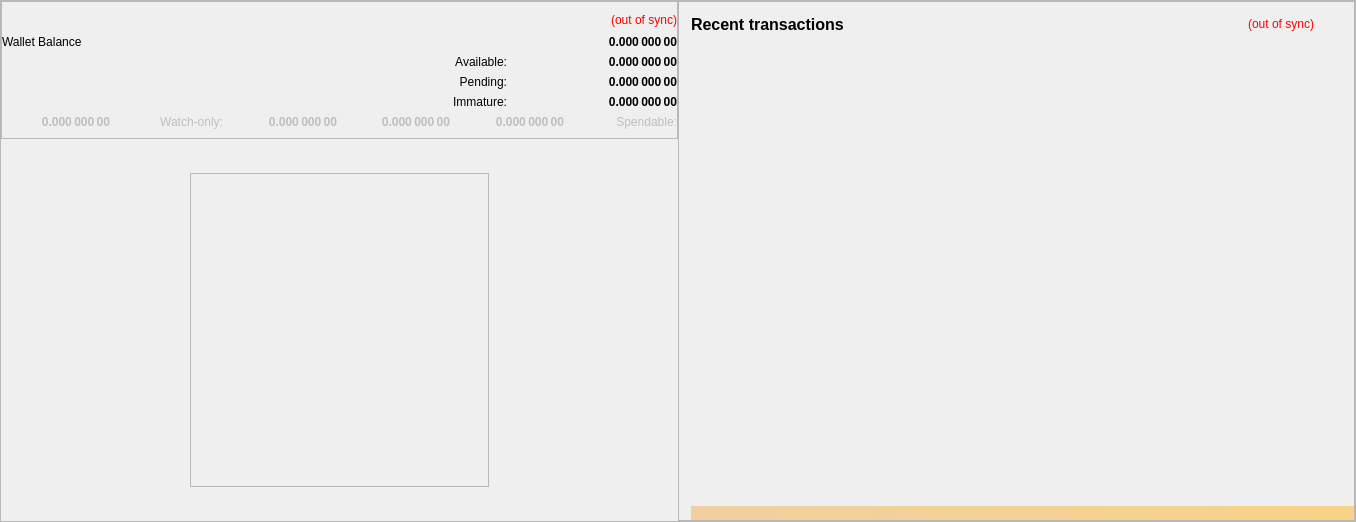
<?xml version="1.0" encoding="UTF-8"?>
<ui version="4.0">
 <class>OverviewPage</class>
 <widget class="QWidget" name="OverviewPage">
  <property name="geometry">
   <rect>
    <x>0</x>
    <y>0</y>
    <width>1356</width>
    <height>522</height>
   </rect>
  </property>
  <property name="minimumSize">
   <size>
    <width>960</width>
    <height>0</height>
   </size>
  </property>
  <property name="font">
   <font>
    <weight>50</weight>
    <bold>false</bold>
   </font>
  </property>
  <property name="windowTitle">
   <string>Form</string>
  </property>
  <layout class="QVBoxLayout" name="topLayout" stretch="0">
   <property name="leftMargin">
    <number>0</number>
   </property>
   <property name="topMargin">
    <number>0</number>
   </property>
   <property name="rightMargin">
    <number>0</number>
   </property>
   <property name="bottomMargin">
    <number>0</number>
   </property>
   <item>
    <widget class="QFrame" name="frame_BG">
     <property name="minimumSize">
      <size>
       <width>850</width>
       <height>0</height>
      </size>
     </property>
     <property name="maximumSize">
      <size>
       <width>16777215</width>
       <height>16777215</height>
      </size>
     </property>
     <property name="frameShape">
      <enum>QFrame::StyledPanel</enum>
     </property>
     <property name="frameShadow">
      <enum>QFrame::Raised</enum>
     </property>
     <layout class="QVBoxLayout" name="verticalLayout_3" stretch="0">
      <property name="leftMargin">
       <number>0</number>
      </property>
      <property name="topMargin">
       <number>0</number>
      </property>
      <property name="rightMargin">
       <number>0</number>
      </property>
      <property name="bottomMargin">
       <number>0</number>
      </property>
      <item>
       <layout class="QVBoxLayout" name="verticalLayout_Master" stretch="1">
        <property name="leftMargin">
         <number>0</number>
        </property>
        <property name="topMargin">
         <number>0</number>
        </property>
        <property name="rightMargin">
         <number>0</number>
        </property>
        <property name="bottomMargin">
         <number>0</number>
        </property>
        <item>
         <widget class="QFrame" name="frame_Content">
          <layout class="QVBoxLayout" name="verticalLayout_Content">
           <property name="leftMargin">
            <number>0</number>
           </property>
           <property name="topMargin">
            <number>0</number>
           </property>
           <property name="rightMargin">
            <number>0</number>
           </property>
           <property name="bottomMargin">
            <number>0</number>
           </property>
           <item>
            <layout class="QHBoxLayout" name="horizontalLayout_Content" stretch="1,1">
             <property name="spacing">
              <number>0</number>
             </property>
             <item>
              <layout class="QVBoxLayout" name="verticalLayout_left" stretch="0,1">
               <item>
                <widget class="QFrame" name="frameBalances">
                 <property name="enabled">
                  <bool>true</bool>
                 </property>
                 <property name="frameShape">
                  <enum>QFrame::StyledPanel</enum>
                 </property>
                 <property name="frameShadow">
                  <enum>QFrame::Raised</enum>
                 </property>
                 <layout class="QVBoxLayout" name="verticalLayout_4">
                  <property name="leftMargin">
                   <number>0</number>
                  </property>
                  <property name="rightMargin">
                   <number>0</number>
                  </property>
                  <item>
                   <layout class="QHBoxLayout" name="hlBalancesHeader" stretch="0,0">
                    <property name="spacing">
                     <number>6</number>
                    </property>
                    <property name="sizeConstraint">
                     <enum>QLayout::SetFixedSize</enum>
                    </property>
                    <item>
                     <widget class="QLabel" name="labelBalances">
                      <property name="minimumSize">
                       <size>
                        <width>0</width>
                        <height>0</height>
                       </size>
                      </property>
                      <property name="font">
                       <font>
                        <pointsize>12</pointsize>
                        <weight>75</weight>
                        <bold>true</bold>
                       </font>
                      </property>
                      <property name="text">
                       <string/>
                      </property>
                     </widget>
                    </item>
                    <item>
                     <widget class="QLabel" name="labelWalletStatus">
                      <property name="cursor">
                       <cursorShape>WhatsThisCursor</cursorShape>
                      </property>
                      <property name="toolTip">
                       <string>The displayed information may be out of date. Your wallet automatically synchronizes with the PRACTICE1 network after a connection is established, but this process has not completed yet.</string>
                      </property>
                      <property name="styleSheet">
                       <string notr="true">QLabel { color: red; }</string>
                      </property>
                      <property name="text">
                       <string notr="true">(out of sync)</string>
                      </property>
                      <property name="alignment">
                       <set>Qt::AlignRight|Qt::AlignTrailing|Qt::AlignVCenter</set>
                      </property>
                     </widget>
                    </item>
                   </layout>
                  </item>
                  <item>
                   <layout class="QHBoxLayout" name="horizontalLayout">
                    <property name="spacing">
                     <number>0</number>
                    </property>
                    <item>
                     <widget class="QLabel" name="labelTotalText">
                      <property name="text">
                       <string>Wallet Balance</string>
                      </property>
                      <property name="textInteractionFlags">
                       <set>Qt::NoTextInteraction</set>
                      </property>
                     </widget>
                    </item>
                    <item>
                     <widget class="QLabel" name="labelTotal">
                      <property name="font">
                       <font>
                        <weight>75</weight>
                        <bold>true</bold>
                       </font>
                      </property>
                      <property name="cursor">
                       <cursorShape>ArrowCursor</cursorShape>
                      </property>
                      <property name="toolTip">
                       <string>Your current spendable balance</string>
                      </property>
                      <property name="text">
                       <string notr="true">0.000 000 00</string>
                      </property>
                      <property name="alignment">
                       <set>Qt::AlignRight|Qt::AlignTrailing|Qt::AlignVCenter</set>
                      </property>
                      <property name="textInteractionFlags">
                       <set>Qt::NoTextInteraction</set>
                      </property>
                     </widget>
                    </item>
                   </layout>
                  </item>
                  <item>
                   <layout class="QHBoxLayout" name="horizontalLayout_3">
                    <item>
                     <widget class="QLabel" name="label_2">
                      <property name="text">
                       <string/>
                      </property>
                     </widget>
                    </item>
                    <item>
                     <widget class="QLabel" name="label">
                      <property name="text">
                       <string/>
                      </property>
                     </widget>
                    </item>
                    <item>
                     <widget class="QLabel" name="labelBalanceText">
                      <property name="text">
                       <string>Available:</string>
                      </property>
                      <property name="alignment">
                       <set>Qt::AlignRight|Qt::AlignTrailing|Qt::AlignVCenter</set>
                      </property>
                      <property name="textInteractionFlags">
                       <set>Qt::NoTextInteraction</set>
                      </property>
                     </widget>
                    </item>
                    <item>
                     <widget class="QLabel" name="labelBalance">
                      <property name="font">
                       <font>
                        <weight>75</weight>
                        <bold>true</bold>
                       </font>
                      </property>
                      <property name="cursor">
                       <cursorShape>ArrowCursor</cursorShape>
                      </property>
                      <property name="toolTip">
                       <string>Your current total balance</string>
                      </property>
                      <property name="text">
                       <string notr="true">0.000 000 00</string>
                      </property>
                      <property name="alignment">
                       <set>Qt::AlignRight|Qt::AlignTrailing|Qt::AlignVCenter</set>
                      </property>
                      <property name="textInteractionFlags">
                       <set>Qt::NoTextInteraction</set>
                      </property>
                     </widget>
                    </item>
                   </layout>
                  </item>
                  <item>
                   <layout class="QHBoxLayout" name="horizontalLayout_4">
                    <item>
                     <widget class="QLabel" name="label_5">
                      <property name="text">
                       <string/>
                      </property>
                     </widget>
                    </item>
                    <item>
                     <widget class="QLabel" name="label_3">
                      <property name="text">
                       <string/>
                      </property>
                     </widget>
                    </item>
                    <item>
                     <widget class="QLabel" name="labelPendingText">
                      <property name="text">
                       <string>Pending:</string>
                      </property>
                      <property name="alignment">
                       <set>Qt::AlignRight|Qt::AlignTrailing|Qt::AlignVCenter</set>
                      </property>
                      <property name="textInteractionFlags">
                       <set>Qt::NoTextInteraction</set>
                      </property>
                     </widget>
                    </item>
                    <item>
                     <widget class="QLabel" name="labelUnconfirmed">
                      <property name="font">
                       <font>
                        <weight>75</weight>
                        <bold>true</bold>
                       </font>
                      </property>
                      <property name="cursor">
                       <cursorShape>ArrowCursor</cursorShape>
                      </property>
                      <property name="toolTip">
                       <string>Total of transactions that have yet to be confirmed, and do not yet count toward the spendable balance</string>
                      </property>
                      <property name="text">
                       <string notr="true">0.000 000 00</string>
                      </property>
                      <property name="alignment">
                       <set>Qt::AlignRight|Qt::AlignTrailing|Qt::AlignVCenter</set>
                      </property>
                      <property name="textInteractionFlags">
                       <set>Qt::NoTextInteraction</set>
                      </property>
                     </widget>
                    </item>
                   </layout>
                  </item>
                  <item>
                   <layout class="QHBoxLayout" name="horizontalLayout_6">
                    <item>
                     <widget class="QLabel" name="label_7">
                      <property name="text">
                       <string/>
                      </property>
                     </widget>
                    </item>
                    <item>
                     <widget class="QLabel" name="label_6">
                      <property name="text">
                       <string/>
                      </property>
                     </widget>
                    </item>
                    <item>
                     <widget class="QLabel" name="labelImmatureText">
                      <property name="text">
                       <string>Immature:</string>
                      </property>
                      <property name="alignment">
                       <set>Qt::AlignRight|Qt::AlignTrailing|Qt::AlignVCenter</set>
                      </property>
                      <property name="textInteractionFlags">
                       <set>Qt::NoTextInteraction</set>
                      </property>
                     </widget>
                    </item>
                    <item>
                     <widget class="QLabel" name="labelImmature">
                      <property name="font">
                       <font>
                        <weight>75</weight>
                        <bold>true</bold>
                       </font>
                      </property>
                      <property name="cursor">
                       <cursorShape>ArrowCursor</cursorShape>
                      </property>
                      <property name="toolTip">
                       <string>Staked or masternode rewards that has not yet matured</string>
                      </property>
                      <property name="text">
                       <string notr="true">0.000 000 00</string>
                      </property>
                      <property name="alignment">
                       <set>Qt::AlignRight|Qt::AlignTrailing|Qt::AlignVCenter</set>
                      </property>
                      <property name="textInteractionFlags">
                       <set>Qt::NoTextInteraction</set>
                      </property>
                     </widget>
                    </item>
                   </layout>
                  </item>
                  <item>
                   <layout class="QHBoxLayout" name="horizontalLayout_7">
                    <item>
                     <widget class="QLabel" name="labelWatchTotal">
                      <property name="enabled">
                       <bool>false</bool>
                      </property>
                      <property name="font">
                       <font>
                        <weight>75</weight>
                        <bold>true</bold>
                       </font>
                      </property>
                      <property name="cursor">
                       <cursorShape>ArrowCursor</cursorShape>
                      </property>
                      <property name="toolTip">
                       <string>Current total balance in watch-only addresses</string>
                      </property>
                      <property name="text">
                       <string notr="true">0.000 000 00</string>
                      </property>
                      <property name="alignment">
                       <set>Qt::AlignRight|Qt::AlignTrailing|Qt::AlignVCenter</set>
                      </property>
                      <property name="textInteractionFlags">
                       <set>Qt::NoTextInteraction</set>
                      </property>
                     </widget>
                    </item>
                    <item>
                     <widget class="QLabel" name="labelWatchonly">
                      <property name="enabled">
                       <bool>false</bool>
                      </property>
                      <property name="text">
                       <string>Watch-only:</string>
                      </property>
                      <property name="alignment">
                       <set>Qt::AlignRight|Qt::AlignTrailing|Qt::AlignVCenter</set>
                      </property>
                     </widget>
                    </item>
                    <item>
                     <widget class="QLabel" name="labelWatchImmature">
                      <property name="enabled">
                       <bool>false</bool>
                      </property>
                      <property name="font">
                       <font>
                        <weight>75</weight>
                        <bold>true</bold>
                       </font>
                      </property>
                      <property name="cursor">
                       <cursorShape>ArrowCursor</cursorShape>
                      </property>
                      <property name="toolTip">
                       <string>Staked or masternode rewards in watch-only addresses that has not yet matured</string>
                      </property>
                      <property name="text">
                       <string notr="true">0.000 000 00</string>
                      </property>
                      <property name="alignment">
                       <set>Qt::AlignRight|Qt::AlignTrailing|Qt::AlignVCenter</set>
                      </property>
                      <property name="textInteractionFlags">
                       <set>Qt::NoTextInteraction</set>
                      </property>
                     </widget>
                    </item>
                    <item>
                     <widget class="QLabel" name="labelWatchPending">
                      <property name="enabled">
                       <bool>false</bool>
                      </property>
                      <property name="font">
                       <font>
                        <weight>75</weight>
                        <bold>true</bold>
                       </font>
                      </property>
                      <property name="cursor">
                       <cursorShape>ArrowCursor</cursorShape>
                      </property>
                      <property name="toolTip">
                       <string>Unconfirmed transactions to watch-only addresses</string>
                      </property>
                      <property name="text">
                       <string notr="true">0.000 000 00</string>
                      </property>
                      <property name="alignment">
                       <set>Qt::AlignRight|Qt::AlignTrailing|Qt::AlignVCenter</set>
                      </property>
                      <property name="textInteractionFlags">
                       <set>Qt::NoTextInteraction</set>
                      </property>
                     </widget>
                    </item>
                    <item>
                     <widget class="QLabel" name="labelWatchAvailable">
                      <property name="enabled">
                       <bool>false</bool>
                      </property>
                      <property name="font">
                       <font>
                        <weight>75</weight>
                        <bold>true</bold>
                       </font>
                      </property>
                      <property name="cursor">
                       <cursorShape>ArrowCursor</cursorShape>
                      </property>
                      <property name="toolTip">
                       <string>Your current balance in watch-only addresses</string>
                      </property>
                      <property name="text">
                       <string notr="true">0.000 000 00</string>
                      </property>
                      <property name="alignment">
                       <set>Qt::AlignRight|Qt::AlignTrailing|Qt::AlignVCenter</set>
                      </property>
                      <property name="textInteractionFlags">
                       <set>Qt::NoTextInteraction</set>
                      </property>
                     </widget>
                    </item>
                    <item>
                     <widget class="QLabel" name="labelSpendable">
                      <property name="enabled">
                       <bool>false</bool>
                      </property>
                      <property name="text">
                       <string>Spendable:</string>
                      </property>
                      <property name="alignment">
                       <set>Qt::AlignRight|Qt::AlignTrailing|Qt::AlignVCenter</set>
                      </property>
                     </widget>
                    </item>
                   </layout>
                  </item>
                 </layout>
                </widget>
               </item>
               <item alignment="Qt::AlignHCenter|Qt::AlignVCenter">
                <widget class="QFrame" name="frameLogoIcon">
                 <property name="enabled">
                  <bool>true</bool>
                 </property>
                 <property name="minimumSize">
                  <size>
                   <width>299</width>
                   <height>314</height>
                  </size>
                 </property>
                 <property name="frameShape">
                  <enum>QFrame::StyledPanel</enum>
                 </property>
                 <property name="frameShadow">
                  <enum>QFrame::Raised</enum>
                 </property>
                 <widget class="QWidget" name="horizontalLayoutWidget">
                  <property name="geometry">
                   <rect>
                    <x>0</x>
                    <y>0</y>
                    <width>301</width>
                    <height>316</height>
                   </rect>
                  </property>
                  <layout class="QVBoxLayout" name="verticalLayout" stretch="0">
                   <property name="spacing">
                    <number>0</number>
                   </property>
                   <property name="sizeConstraint">
                    <enum>QLayout::SetMinimumSize</enum>
                   </property>
                   <item>
                    <widget class="QLabel" name="logoIcon">
                     <property name="minimumSize">
                      <size>
                       <width>299</width>
                       <height>314</height>
                      </size>
                     </property>
                     <property name="maximumSize">
                      <size>
                       <width>299</width>
                       <height>314</height>
                      </size>
                     </property>
                     <property name="text">
                      <string/>
                     </property>
                     <property name="alignment">
                      <set>Qt::AlignCenter</set>
                     </property>
                    </widget>
                   </item>
                  </layout>
                 </widget>
                </widget>
               </item>
              </layout>
             </item>
             <item>
              <layout class="QVBoxLayout" name="verticalLayout_right" stretch="0">
               <item>
                <widget class="QFrame" name="frame_RecentTransactions">
                 <property name="minimumSize">
                  <size>
                   <width>0</width>
                   <height>0</height>
                  </size>
                 </property>
                 <property name="maximumSize">
                  <size>
                   <width>16777215</width>
                   <height>16777214</height>
                  </size>
                 </property>
                 <property name="frameShape">
                  <enum>QFrame::StyledPanel</enum>
                 </property>
                 <property name="frameShadow">
                  <enum>QFrame::Raised</enum>
                 </property>
                 <layout class="QVBoxLayout" name="verticalLayout_1" stretch="0,0,0,0">
                  <property name="leftMargin">
                   <number>12</number>
                  </property>
                  <property name="topMargin">
                   <number>12</number>
                  </property>
                  <property name="rightMargin">
                   <number>0</number>
                  </property>
                  <property name="bottomMargin">
                   <number>0</number>
                  </property>
                  <item>
                   <layout class="QHBoxLayout" name="horizontalLayout_2" stretch="2,0,0">
                    <property name="spacing">
                     <number>3</number>
                    </property>
                    <item>
                     <widget class="QLabel" name="label_4">
                      <property name="minimumSize">
                       <size>
                        <width>0</width>
                        <height>20</height>
                       </size>
                      </property>
                      <property name="font">
                       <font>
                        <pointsize>12</pointsize>
                        <weight>75</weight>
                        <bold>true</bold>
                       </font>
                      </property>
                      <property name="text">
                       <string>Recent transactions</string>
                      </property>
                     </widget>
                    </item>
                    <item>
                     <widget class="QLabel" name="labelTransactionsStatus">
                      <property name="cursor">
                       <cursorShape>WhatsThisCursor</cursorShape>
                      </property>
                      <property name="toolTip">
                       <string>The displayed information may be out of date. Your wallet automatically synchronizes with the PRACTICE1 network after a connection is established, but this process has not completed yet.</string>
                      </property>
                      <property name="styleSheet">
                       <string notr="true">QLabel { color: red; }</string>
                      </property>
                      <property name="text">
                       <string notr="true">(out of sync)</string>
                      </property>
                      <property name="alignment">
                       <set>Qt::AlignRight|Qt::AlignTrailing|Qt::AlignVCenter</set>
                      </property>
                     </widget>
                    </item>
                    <item>
                     <spacer name="horizontalSpacer">
                      <property name="orientation">
                       <enum>Qt::Horizontal</enum>
                      </property>
                      <property name="sizeHint" stdset="0">
                       <size>
                        <width>40</width>
                        <height>20</height>
                       </size>
                      </property>
                     </spacer>
                    </item>
                   </layout>
                  </item>
                  <item>
                   <widget class="QListView" name="listTransactions">
                    <property name="minimumSize">
                     <size>
                      <width>0</width>
                      <height>0</height>
                     </size>
                    </property>
                    <property name="styleSheet">
                     <string notr="true">QListView { background: transparent; }</string>
                    </property>
                    <property name="frameShape">
                     <enum>QFrame::NoFrame</enum>
                    </property>
                    <property name="verticalScrollBarPolicy">
                     <enum>Qt::ScrollBarAlwaysOff</enum>
                    </property>
                    <property name="horizontalScrollBarPolicy">
                     <enum>Qt::ScrollBarAlwaysOff</enum>
                    </property>
                    <property name="sizeAdjustPolicy">
                     <enum>QAbstractScrollArea::AdjustToContentsOnFirstShow</enum>
                    </property>
                    <property name="autoScroll">
                     <bool>true</bool>
                    </property>
                    <property name="selectionMode">
                     <enum>QAbstractItemView::NoSelection</enum>
                    </property>
                    <property name="resizeMode">
                     <enum>QListView::Adjust</enum>
                    </property>
                   </widget>
                  </item>
                  <item>
                   <spacer name="verticalSpacer_2">
                    <property name="orientation">
                     <enum>Qt::Vertical</enum>
                    </property>
                    <property name="sizeType">
                     <enum>QSizePolicy::Expanding</enum>
                    </property>
                    <property name="sizeHint" stdset="0">
                     <size>
                      <width>20</width>
                      <height>40</height>
                     </size>
                    </property>
                   </spacer>
                  </item>
                  <item>
                   <widget class="QLabel" name="labelAlerts">
                    <property name="maximumSize">
                     <size>
                      <width>16777215</width>
                      <height>16777215</height>
                     </size>
                    </property>
                    <property name="styleSheet">
                     <string notr="true">background-color: qlineargradient(x1: 0, y1: 0, x2: 1, y2: 0, stop:0 #F0D0A0, stop:1 #F8D488); color:#000000;</string>
                    </property>
                    <property name="text">
                     <string/>
                    </property>
                    <property name="wordWrap">
                     <bool>true</bool>
                    </property>
                    <property name="margin">
                     <number>3</number>
                    </property>
                   </widget>
                  </item>
                 </layout>
                </widget>
               </item>
              </layout>
             </item>
            </layout>
           </item>
          </layout>
         </widget>
        </item>
       </layout>
      </item>
     </layout>
    </widget>
   </item>
  </layout>
 </widget>
 <resources/>
 <connections/>
</ui>
